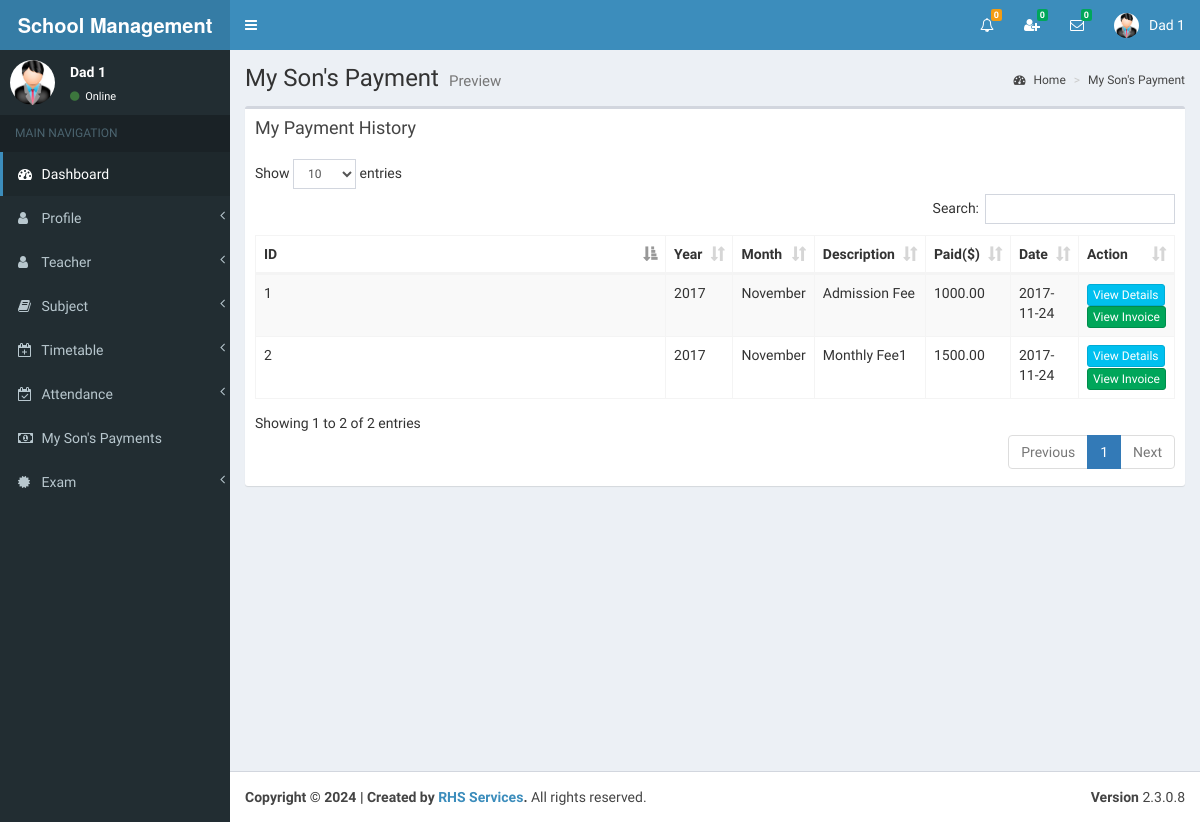
The page /view/my_sons_payments.php (signed in) on the database as committed earlier.
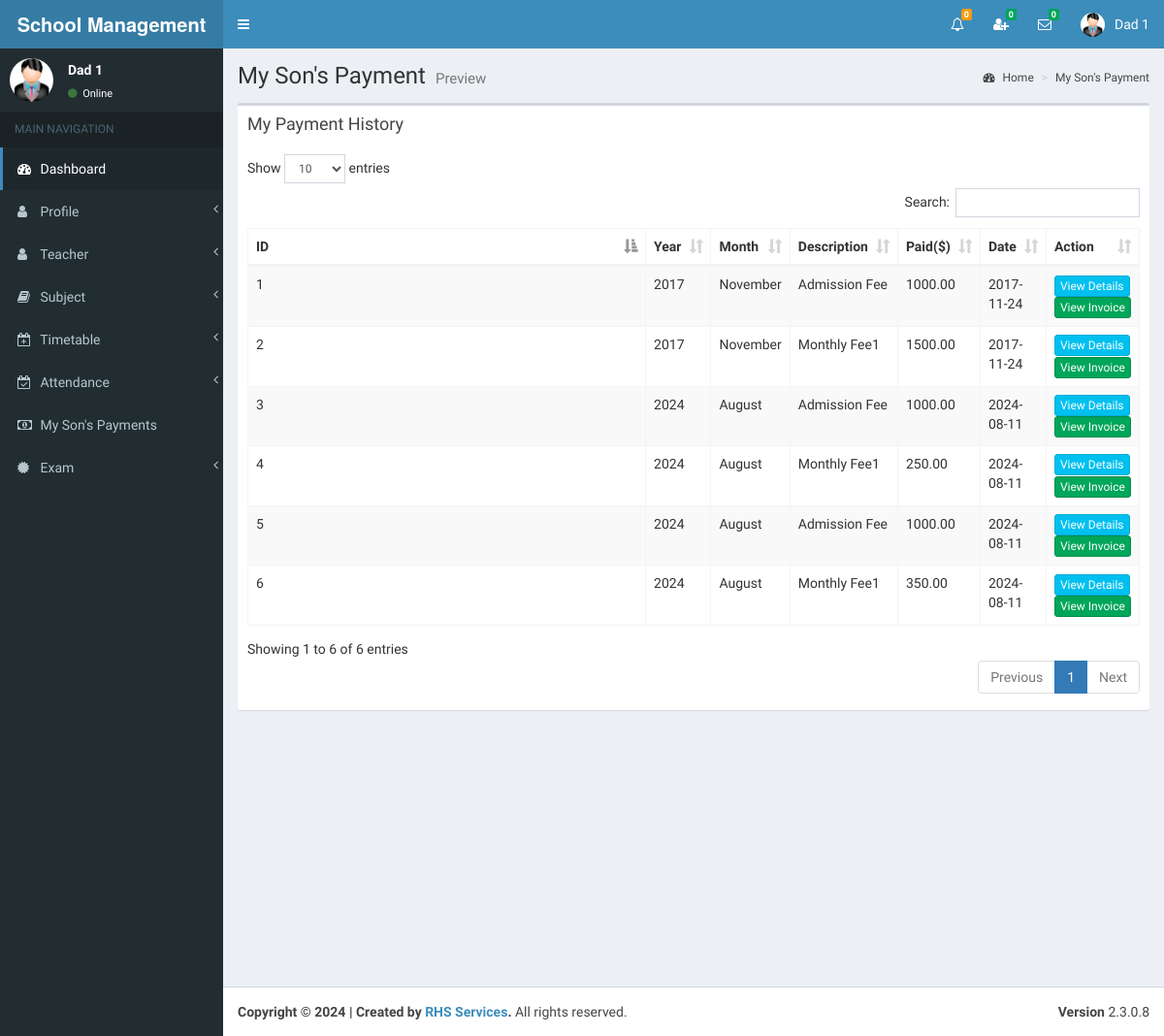
The same page on the database as committed later.
### tables this page shows
CREATE TABLE `parents` (
  `id` int(11) NOT NULL,
  `index_number` varchar(255) NOT NULL,
  `my_son_index` bigint(11) NOT NULL,
  `full_name` varchar(255) NOT NULL,
  `i_name` varchar(255) NOT NULL,
  `gender` varchar(255) NOT NULL,
  `address` varchar(255) NOT NULL,
  `phone` varchar(255) NOT NULL,
  `email` varchar(255) NOT NULL,
  `image_name` varchar(255) NOT NULL,
  `b_date` date NOT NULL,
  `reg_date` date NOT NULL,
  `reg_year` year(4) NOT NULL,
  `reg_month` varchar(255) NOT NULL,
  `_status` varchar(255) NOT NULL
);

CREATE TABLE `student_payment` (
  `id` int(11) NOT NULL,
  `index_number` bigint(11) NOT NULL,
  `year` year(4) NOT NULL,
  `month` varchar(255) NOT NULL,
  `date` date NOT NULL,
  `paid` double(11,2) NOT NULL,
  `_status` varchar(255) NOT NULL,
  `student_status` varchar(255) NOT NULL
);

### view/my_sons_payments.php (the view, shortened to what this page needs)
<?php include_once('head.php'); ?>
<?php include_once('header_parents.php'); ?>
<?php include_once('sidebar3.php'); ?>
<div class="content-wrapper">
    <section class="content-header">
    	<h1>
        	My Son's Payment
        	<small>Preview</small>
        </h1>
        <ol class="breadcrumb">
        	<li><a href="#"><i class="fa fa-dashboard"></i> Home</a></li>
            <li><a href="#">My Son's Payment</a></li>
    	</ol>
	</section>
	<section class="content" >
    	<div class="row" id="table1">
        	<div class="col-md-10">
            	<div class="box">
                	<div class="box-header">
<?php
include_once('../controller/config.php');
$index=$_SESSION["index_number"];
$sql1="SELECT * FROM parents WHERE index_number='$index'";
$result1=mysqli_query($conn,$sql1);
$row1=mysqli_fetch_assoc($result1);
$my_son_index=$row1['my_son_index'];
?>
                  		<h3 class="box-title">My Payment History</h3>
                	</div>
                	<div class="box-body table-responsive">
                		<table id="example1" class="table table-bordered table-striped">
                            <thead>
                                <th class="col-md-1">ID</th>
                                <th class="col-md-1">Year</th>
                                <th class="col-md-1">Month</th>
                                <th class="col-md-1">Description</th>
                                <th class="col-md-1">Paid($)</th>
                                <th class="col-md-1">Date</th>
                                <th class="col-md-2">Action</th>
                            </thead>
                        	<tbody>
<?php
include_once('../controller/config.php');
$sql="select * from student_payment where index_number='$my_son_index'";
$result=mysqli_query($conn,$sql);
$count = 0;
if(mysqli_num_rows($result) > 0) {
	while($row=mysqli_fetch_assoc($result)){
		$count++;
?>
                                <tr>
                                    <td><?php echo $count; ?></td>
               <td id="td_year_<?php echo $count; ?>"><?php echo $row['year']; ?></td>
               <td id="td_month_<?php echo $count; ?>"><?php echo $row['month']; ?></td>
               <td id="td_status_<?php echo $count; ?>"><?php echo $row['_status']; ?></td>
               <td id="td_paid_<?php echo $count; ?>"><?php echo $row['paid']; ?></td>
               						<td id="td_date_<?php echo $count; ?>"><?php echo $row['date']; ?></td>
                                    <td>
<a href="#" onClick="showModal3(this)" class="btn btn-info btn-xs" data-id="<?php echo $my_son_index; ?>,<?php echo $row['year']; ?>,<?php echo $row['month']; ?>">View Details</a>
<a href="#" onClick="showModal4(this)" class="btn btn-success btn-xs" data-id="<?php echo $my_son_index; ?>,<?php echo $row['_status']; ?>,<?php echo $row['paid']; ?>,<?php echo $row['year']; ?>,<?php echo $row['month']; ?>,<?php echo $row['date']; ?>" >View Invoice</a>
                               		</td>
                            	</tr>
<?php } } ?>
                        	</tbody>
                    	</table>
                	</div>
            	</div>
        	</div>
        </div>
     </section>
    <section class="content">
	</section>
</div>
<?php include_once('footer.php');?>

### view/head.php (shortened to what this page needs)
<!DOCTYPE html>
<html>
<head>
  <link rel="stylesheet" href="../bootstrap/css/bootstrap.min.css">
  <link rel="stylesheet" href="https://cdnjs.cloudflare.com/ajax/libs/font-awesome/4.5.0/css/font-awesome.min.css">
  <link rel="stylesheet" href="https://cdnjs.cloudflare.com/ajax/libs/ionicons/2.0.1/css/ionicons.min.css">
  <link rel="stylesheet" href="../dist/css/AdminLTE.min.css">
  <link rel="stylesheet" href="../dist/css/skins/_all-skins.min.css">
  <link rel="stylesheet" href="../plugins/iCheck/flat/blue.css">
  <link rel="stylesheet" href="../plugins/colorpicker/bootstrap-colorpicker.min.css">
  <link rel="stylesheet" href="../plugins/jvectormap/jquery-jvectormap-1.2.2.css">
  <link rel="stylesheet" href="../plugins/datepicker/datepicker3.css">
  <link rel="stylesheet" href="../plugins/daterangepicker/daterangepicker-bs3.css">
  <link rel="stylesheet" href="../plugins/bootstrap-wysihtml5/bootstrap3-wysihtml5.min.css">
    <link rel="stylesheet" href="../plugins/datatables/dataTables.bootstrap.css">
</head>

### view/header_parents.php (shortened to what this page needs)
<body class="hold-transition skin-blue sidebar-mini" >
<div class="wrapper">
  <header class="main-header" >
    <a href="" class="logo">
      <span class="logo-lg"><strong>School Management System </strong></span>
    </a>
    <nav class="navbar navbar-static-top">
		<a href="#" class="sidebar-toggle" data-toggle="offcanvas" role="button">
       	</a>
		<div class="navbar-custom-menu">
			<ul class="nav navbar-nav">
              <li class="dropdown notifications-menu">
                <a href="#" class="dropdown-toggle" data-toggle="dropdown">
                  <i class="fa fa-bell-o"></i>
<?php
include_once('../controller/config.php');
$my_type=$_SESSION["type"];
$my_index=$_SESSION["index_number"];
if($my_type == 'Parents'){
	$sql1="SELECT COUNT(id) FROM notification_history WHERE user_type='Parents' AND index_number='$my_index' AND _isread='0'";
	$result1=mysqli_query($conn,$sql1);
	$row1=mysqli_fetch_assoc($result1);
	$notfi_count=$row1['COUNT(id)'];
?>
                  <span class="label label-warning"><?php echo $notfi_count; ?></span>
                </a>
              </li>
<?php }  ?>
<?php
include_once('../controller/config.php');
$my_index=$_SESSION["index_number"];
$my_type=$_SESSION["type"];
$sql="SELECT count(id)
      FROM my_friends
      WHERE my_index='$my_index' AND _status='Pending' AND _isread='0'";
$result=mysqli_query($conn,$sql);
$row=mysqli_fetch_assoc($result);
$unread_count=$row['count(id)'];
?>
              <li class="dropdown messages-menu"  id="friend_request">
              	<a href="#" class="dropdown-toggle" data-toggle="dropdown" onClick="showFriendRequest('<?php echo $my_index; ?>','<?php echo $my_type; ?>')">
                  <i class="fa fa-user-plus"></i>
                  <span class="label label-success"><?php echo $unread_count; ?></span>
                </a>
              </li>
<?php
include_once('../controller/config.php');
$my_index=$_SESSION["index_number"];
$unread_msg_count=0;
$sql="SELECT * FROM my_friends WHERE my_index='$my_index'";
$result=mysqli_query($conn,$sql);
while($row=mysqli_fetch_assoc($result)){
	$friend_index=$row['friend_index'];
	$sql1="SELECT count(id)
		  FROM online_chat
		  WHERE user_index='$friend_index' AND _isread='0'";
	$result1=mysqli_query($conn,$sql1);
	$row1=mysqli_fetch_assoc($result1);
	$unread_msg_count+=$row1['count(id)'];
}
?>
              <li class="dropdown messages-menu" id="unread_msg">
                <a href="#" class="dropdown-toggle" data-toggle="dropdown" >
                  <i class="fa fa-envelope-o"></i>
                  <span class="label label-success"><?php echo $unread_msg_count; ?></span>
                </a>
<?php
include_once('../controller/config.php');
$index=$_SESSION["index_number"];
$type=$_SESSION["type"];
$time='';
$file_path='';
	$sql="SELECT
           DISTINCT conversation_id,friend_index
           FROM
              my_friends
           WHERE
              	my_index='$index'
           ORDER BY
              conversation_id";
	$result=mysqli_query($conn,$sql);
	while($row=mysqli_fetch_assoc($result)){
		$conversation_id=$row['conversation_id'];
		$friend_index=$row['friend_index'];
		$sql3="SELECT * FROM my_friends WHERE conversation_id='$conversation_id' and friend_index='$friend_index'";
		$result3=mysqli_query($conn,$sql3);
		$row3=mysqli_fetch_assoc($result3);
		$friend_type=$row3['friend_type'];
		if($friend_type == "Admin"){
			$sql1="SELECT * FROM admin WHERE index_number='$friend_index'";
			$result1=mysqli_query($conn,$sql1);
			$row1=mysqli_fetch_assoc($result1);
			$friend_name=$row1['i_name'];
			$friend_image=$row1['image_name'];
		}
		if($friend_type == "Teacher"){
			$sql1="SELECT * FROM teacher WHERE index_number='$friend_index'";
			$result1=mysqli_query($conn,$sql1);
			$row1=mysqli_fetch_assoc($result1);
			$friend_name=$row1['i_name'];
			$friend_image=$row1['image_name'];
		}
		if($friend_type == "Student"){
			$sql1="SELECT * FROM student WHERE index_number='$friend_index'";
			$result1=mysqli_query($conn,$sql1);
			$row1=mysqli_fetch_assoc($result1);
			$friend_name=$row1['i_name'];
			$friend_image=$row1['image_name'];
		}
		$sql2="SELECT * FROM online_chat WHERE conversation_id='$conversation_id' ORDER BY id DESC LIMIT 1";
		$result2=mysqli_query($conn,$sql2);
		while($row2=mysqli_fetch_assoc($result2)){
			$last_msg=$row2['msg'];
			$msg_time=$row2['time'];
			$datetime1 = new DateTime($msg_time);
			$datetime2 = new DateTime();
			$interval = $datetime1->diff($datetime2);
			$year = $interval->format('%y y ');
			$month = $interval->format('%m m ');
			$days = $interval->format('%a d');
			$hours = $interval->format('%h h');
			$minutes = $interval->format('%i mins');
			$seconds = $interval->format('%s sec');
			if($year>0){
				$time=$year;
			}else if($month>0){
				$time=$month;
			}else if($days>0){
				$time=$days;
			}else if($hours>0){
				$time=$hours;
			}else if($minutes>0){
				$time=$minutes;
			}else{
				$time=$seconds;
			}
			if($type=="Admin"){
				$file_path="my_friends.php?do=showChatBox&my_index=$index&conversation_id=$conversation_id&friend_index=$friend_index&my_type=$type";
			}
			if($type=="Teacher"){
				$file_path="my_friends2.php?do=showChatBox&my_index=$index&conversation_id=$conversation_id&friend_index=$friend_index&my_type=$type";
			}
			if($type=="Student"){
				$file_path="my_friends1.php?do=showChatBox&my_index=$index&conversation_id=$conversation_id&friend_index=$friend_index&my_type=$type";
			}
?>
                      <li>
                        <a href="<?php echo $file_path; ?>" onClick="msgRead('<?php echo $index; ?>','<?php echo $conversation_id; ?>','<?php echo $friend_index; ?>','<?php echo $type; ?>')">
                          <div class="pull-left">
                            <img src="../<?php echo $friend_image; ?>" class="img-circle" alt="User Image">
                          </div>
                          <h4>
                            <?php echo $friend_name; ?>
                            <small><i class="fa fa-clock-o"></i> <?php echo $time; ?></small>
                          </h4>
                          <p><?php echo $last_msg; ?></p>
                        </a>
                      </li>
 <?php } } ?>
              </li>
<?php
include_once('../controller/config.php');
if($type=="Parents"){
	$sql="SELECT * FROM parents WHERE index_number='$index'";
	$result=mysqli_query($conn,$sql);
	$row=mysqli_fetch_assoc($result);
}
?>
            	<li class="dropdown user user-menu">
                    <a href="#" class="dropdown-toggle" data-toggle="dropdown">
                      <img src="../<?php echo $row['image_name']; ?>" class="user-image" alt="User Image">
                      <span class="hidden-xs"><?php echo $row['i_name']; ?></span>
                    </a>
              </li>
            </ul>
        </div>
	</nav>
  </header>

### view/sidebar3.php (shortened to what this page needs)
  <aside class="main-sidebar">
    <section class="sidebar">
<?php
include_once('../controller/config.php');
$index=$_SESSION["index_number"];
$sql="SELECT * FROM parents WHERE index_number='$index'";
$result=mysqli_query($conn,$sql);
$row=mysqli_fetch_assoc($result);
$name=$row['i_name'];
$image=$row['image_name'];
?>
      <div class="user-panel">
      	<div class="pull-left image">
        	<img src="../<?php echo $image; ?>" class="img-circle" alt="User Image">
        </div>
        <div class="pull-left info">
        	<p><?php echo $name; ?></p>
            <a href="#"><i class="fa fa-circle text-success"></i> Online</a>
        </div>
      </div>
      <ul class="sidebar-menu">
        <li class="header">MAIN NAVIGATION</li>
        <li class="active treeview">
          <a href="dashboard3.php">
            <i class="fa fa-dashboard"></i> <span>Dashboard</span>
          </a>
        </li>
        <li class="treeview">
          <a href="#">
            <i class="fa fa-user"></i>
            <span>Profile</span>
            <span class="pull-right-container">
              <i class="fa fa-angle-left pull-right"></i>
            </span>
          </a>
        </li>
        <li class="treeview">
          <a href="#">
            <i class="fa fa-user"></i>
            <span>Teacher</span>
            <span class="pull-right-container">
              <i class="fa fa-angle-left pull-right"></i>
            </span>
          </a>
        </li>
        <li class="treeview">
          <a href="#">
            <i class="fa fa-book"></i>
            <span>Subject</span>
            <span class="pull-right-container">
              <i class="fa fa-angle-left pull-right"></i>
            </span>
          </a>
        </li>
         <li class="treeview">
          <a href="#">
            <i class="fa fa-calendar-plus-o"></i>
            <span>Timetable</span>
            <span class="pull-right-container">
              <i class="fa fa-angle-left pull-right"></i>
            </span>
          </a>
        </li>
         <li class="treeview">
          <a href="#">
            <i class="fa fa-calendar-check-o"></i>
            <span>Attendance</span>
            <span class="pull-right-container">
              <i class="fa fa-angle-left pull-right"></i>
            </span>
          </a>
        </li>
         <li>
          <a href="my_sons_payments.php">
            <i class="fa fa-money"></i> <span>My Son's Payments</span>
          </a>
        </li>
        <li class="treeview">
          <a href="#">
            <i class="fa fa-certificate"></i>
            <span>Exam</span>
            <span class="pull-right-container">
              <i class="fa fa-angle-left pull-right"></i>
            </span>
          </a>
        </li>
      </ul>
    </section>
  </aside>

### view/footer.php
	<footer class="main-footer">
        <div class="pull-right hidden-xs">
          <b>Version</b> 2.3.0.8
        </div>
        <strong>Copyright &copy; 2024 | Created by <a href="#">RHS Services</a>.</strong> All rights reserved.
     </footer>
  </body>
</html>

### view/my_sons_payments.php (style rules this page uses)
@media only screen and (max-width: 1200px) { [class*="col-"] { width: 100%; } }

Rows that differ between the two databases and show on the page:
added student_payment: year "2024", month "August", _status "Admission Fee", paid "1000.00", date "2024-08-11"
added student_payment: year "2024", month "August", _status "Monthly Fee1", paid "250.00", date "2024-08-11"
added student_payment: year "2024", month "August", _status "Admission Fee", paid "1000.00", date "2024-08-11"
added student_payment: year "2024", month "August", _status "Monthly Fee1", paid "350.00", date "2024-08-11"
Other text that changed with them:
text written by a page script: "Show entries Search: Showing 1 to 2 of 2 entries Previous 1 Next" → "Show entries Search: Showing 1 to 6 of 6 entries Previous 1 Next"
